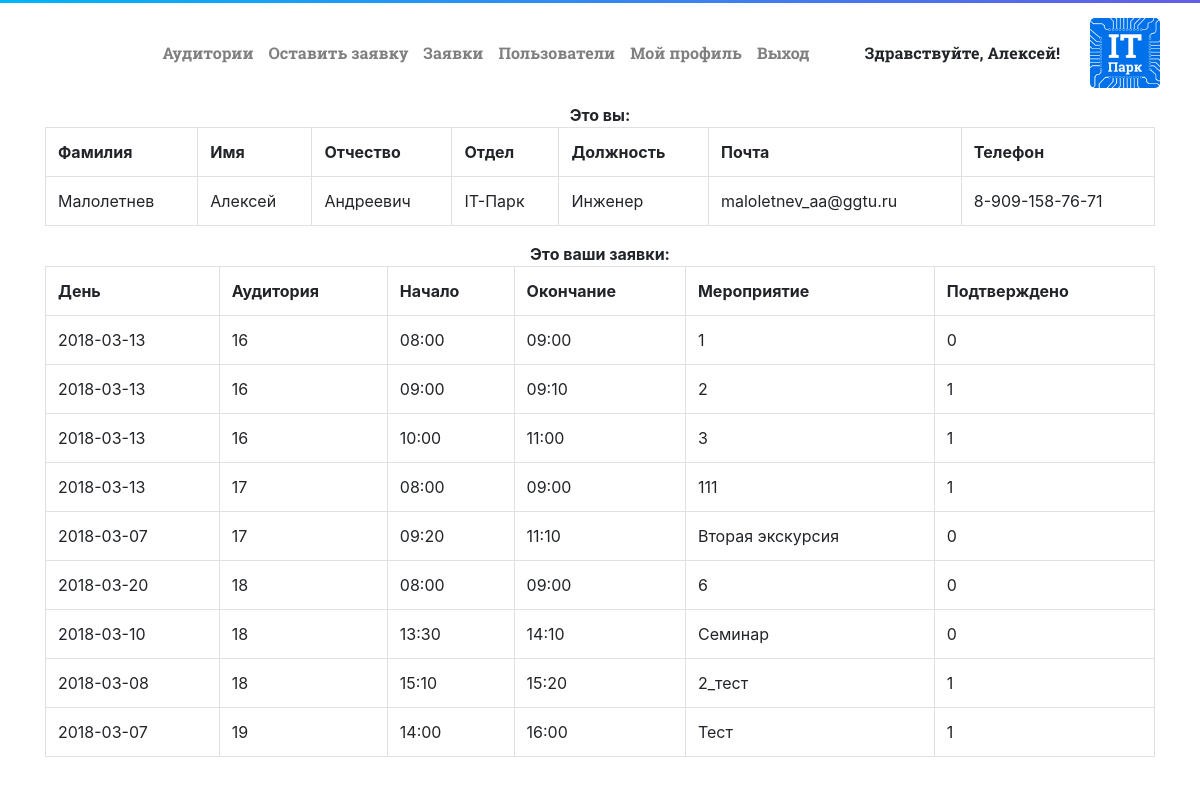
Screenshot of /profile (signed in) with the database file from the repository.
### tables this page shows
CREATE TABLE IF NOT EXISTS `users` (
  `id` int(10) NOT NULL,
  `surname` varchar(20) NOT NULL,
  `name` varchar(20) NOT NULL,
  `patron` varchar(20) NOT NULL,
  `division` varchar(50) NOT NULL,
  `position` varchar(50) NOT NULL,
  `phone` varchar(20) NOT NULL,
  `email` varchar(50) NOT NULL,
  `password` varchar(50) NOT NULL,
  `role` varchar(10) DEFAULT 'user',
  `verified` varchar(1) DEFAULT '0'
);

CREATE TABLE IF NOT EXISTS `classes` (
  `id` int(10) NOT NULL,
  `class` enum('16','17','18','19') DEFAULT NULL,
  `day` varchar(10) NOT NULL,
  `time_start` time NOT NULL,
  `time_stop` time NOT NULL,
  `name` varchar(100) NOT NULL,
  `user` int(10) NOT NULL,
  `confirm` varchar(1) DEFAULT '0',
  `reg` varchar(20) NOT NULL,
  `comment` text
);

### src/views/view.php (called while the page is built)
<?php
class View
{
	function generate($content_view, $template_view, $data = null, $data2 = null)
	{
		include './src/views/'.$template_view;
	}
}

### src/controllers/controller_profile.php (called while the page is built, shortened)
<?php
class ControllerProfile extends Controller
{
  function __construct()
  	{
  		$this->model = new ModelUsers();
      $this->model2 = new ModelClasses();
  		$this->view = new View();
  	}
  	function action_index()
  	{
      $id = $this->checkUser();
      $data = $this->model->getUser($id);
      $data2 = $this->model2->getUserRequests($id);
  		$this->view->generate('view_profile.php', 'view_template.php', $data, $data2);
  	}
    function checkUser()
    {
      return $_SESSION['user_id'];
    }
}

### src/launcher.php (called while the page is built, shortened)
<?php
Router::route();

### index.php (called while the page is built, shortened)
<?php
require_once './src/launcher.php';

### src/models/model_users.php (called while the page is built, shortened)
<?php
class ModelUsers extends Model
{
  public function getUser($id)
  {
    include './src/db/db_connect.php';
    return $pdo->query('SELECT * FROM users WHERE id='.$id.'')->fetchAll();
  }
}

### src/models/model_classes.php (called while the page is built, shortened)
<?php
class ModelClasses extends Model
{
  public function getUserRequests($id)
  {
    include './src/db/db_connect.php';
    return $pdo->query('SELECT class, day, time_start, time_stop, name, confirm FROM classes WHERE user='.$id.' ORDER BY class, time_start ASC')->fetchAll();
  }
}

### src/views/view_profile.php (the view)
<div class="container">
	<div class="row">
		<div class="col align-self-center">
			<ul class="nav justify-content-end">
				<?php require_once './src/menu/common.php'; ?>
			</ul>
		</div>
		<div class="col-1 text-center">
			<img src="img/park-logo.png" class="park-logo" alt="it-park">
		</div>
	</div>
</div>
<div class="container">
  <div class="row justify-content-center">
    <b>Это вы:</b>
  </div>
  <div class="row justify-content-center">
      <div class="col-12">
        <table class="table table-bordered">
						<tr>
      				<th>Фамилия</th>
      				<th>Имя</th>
      				<th>Отчество</th>
      				<th>Отдел</th>
							<th>Должность</th>
							<th>Почта</th>
							<th>Телефон</th>
    				</tr>
						<?php
						foreach($data as $row)
						{
							echo '<tr><td>'.$row['surname'].'</td>'.
									 	'<td>'.$row['name'].'</td>'.
									 	'<td>'.$row['patron'].'</td>'.
									 	'<td>'.$row['division'].'</td>'.
									 	'<td>'.$row['position'].'</td>'.
									 	'<td>'.$row['email'].'</td>'.
									 	'<td>'.$row['phone'].'</td></tr>';
						}
						?>
					</table>
    		</div>
    </div>
</div>
<div class="container">
		<div class="row justify-content-center">
			<b>Это ваши заявки:</b>
		</div>
		<div class="row justify-content-center">
    		<div class="col-12">
          <table class="table table-bordered">
						<tr>
      				<th>День</th>
      				<th>Аудитория</th>
      				<th>Начало</th>
      				<th>Окончание</th>
							<th>Мероприятие</th>
              <th>Подтверждено</th>
    				</tr>
						<?php
						foreach($data2 as $row)
						{
								echo '<tr><td>'.$row['day'].'</td>'.
									 	'<td>'.$row['class'].'</td>'.
									 	'<td>'.substr($row['time_start'], 0, 5).'</td>'.
									 	'<td>'.substr($row['time_stop'], 0, 5).'</td>'.
                    '<td>'.$row['name'].'</td>'.
                    '<td>'.$row['confirm'].'</td></tr>';
						}
						?>
					</table>
    		</div>
    </div>
</div>

### rows the page displays
users: surname "Малолетнев", name "Алексей", patron "Андреевич", division "IT-Парк", position "Инженер", email "maloletnev_aa@ggtu.ru", phone "8-909-158-76-71"
classes: day "2018-03-13", class "16", time_start "08:00", time_stop "09:00", name "1", confirm "0"
classes: day "2018-03-13", class "16", time_start "09:00", time_stop "09:10", name "2", confirm "1"
classes: day "2018-03-13", class "16", time_start "10:00", time_stop "11:00", name "3", confirm "1"
classes: day "2018-03-13", class "17", time_start "08:00", time_stop "09:00", name "111", confirm "1"
classes: day "2018-03-07", class "17", time_start "09:20", time_stop "11:10", name "Вторая экскурсия", confirm "0"
classes: day "2018-03-20", class "18", time_start "08:00", time_stop "09:00", name "6", confirm "0"
classes: day "2018-03-10", class "18", time_start "13:30", time_stop "14:10", name "Семинар", confirm "0"
classes: day "2018-03-08", class "18", time_start "15:10", time_stop "15:20", name "2_тест", confirm "1"
classes: day "2018-03-07", class "19", time_start "14:00", time_stop "16:00", name "Тест", confirm "1"

### other values shown
$_SESSION['user_name'] "Алексей"
